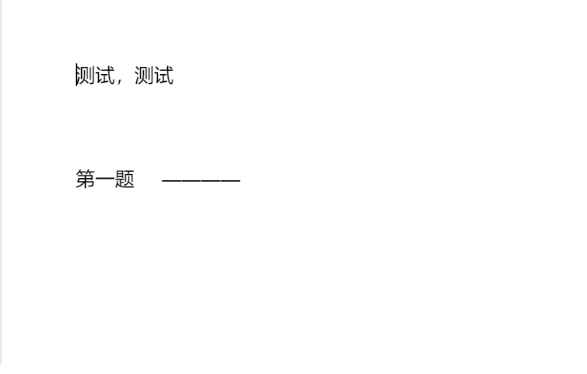
#> input picture util/OCR/test_page.png, 587 x 374 px
$ python OCR_main.py
#> lines starting #> are read from the running program, lines starting #| are printed output that depends on the picture; after the words box and inside, x2 and y2 are one past the last pixel; in counts of white or black regions, pixels touching at a corner belong together
from PIL import Image
import numpy as np
import pytesseract
import os.path
import cv2
pytesseract.pytesseract.tesseract_cmd = r'C:\\Program Files\\Tesseract-OCR\\tesseract.exe'
script_dir = os.path.dirname(os.path.abspath(__file__))


def convert_image(filename):

#> called with filename = 'test_page.png'
    img = Image.open(os.path.join(script_dir, filename)).convert('L')

    ret,img = cv2.threshold(np.array(img), 125, 255, cv2.THRESH_BINARY)
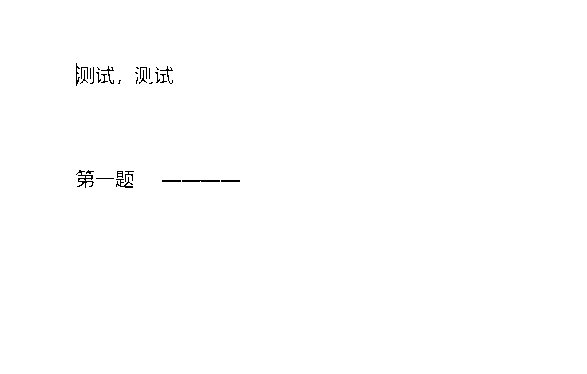
#> img: shape (374, 587); 99.6% white; black in thin lines or dots, all inside (x1, y1, x2, y2) = (76, 63, 240, 188)

    return img

img = convert_image('test_page.png')
#> (the run stopped early here; a loop or call above may not have finished)
